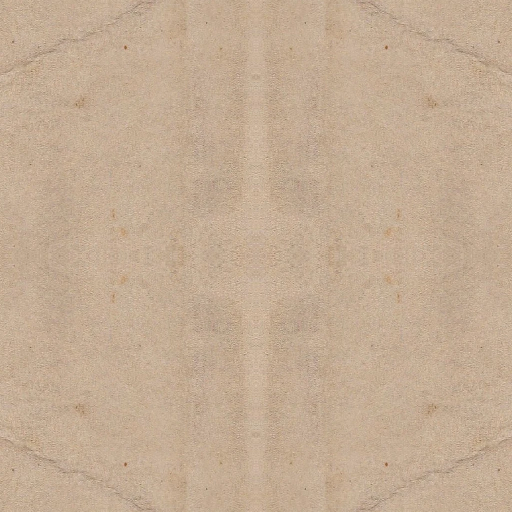
#> input picture voynich-world/journey/tex/vellum_f73v.webp, 1024 x 1024 px (shown at 1/2 size)
$ python -i make_tex.py   (imports and definitions only)
#> lines starting #> are read from the running program, lines starting #| are printed output that depends on the picture
"""Makes the WebP textures and assets.json used by the journey page.   python tools/make_tex.py
Reads ../plants, ../nymphs and ../animals; writes tex/512 and tex/1024 and assets.json.
Nothing is redrawn: edges are trimmed by one pixel (removes the parchment fringe), the colour is spread
outwards under the transparent area (stops pale halos when the picture is shrunk on screen), and the small
figure cut-outs are enlarged with ordinary resampling so their edges are smooth close up."""
import os, json
import numpy as np
from PIL import Image, ImageFilter
HERE = os.path.dirname(os.path.abspath(__file__)); ROOT = os.path.join(HERE, '..')

def clean(im):
    a = im.getchannel('A').filter(ImageFilter.MinFilter(3))                    # trim one pixel off the edge
    rgb = np.asarray(im.convert('RGB')).astype(np.float32); al = (np.asarray(a) > 128)
    cur, known = rgb.copy(), al.copy()
    for _ in range(12):                                                        # spread edge colour outwards
        w = known.astype(np.float32)[..., None]
        s = sum(np.roll(cur * w, d, ax) for ax in (0, 1) for d in (-1, 1)); n = sum(np.roll(w, d, ax) for ax in (0, 1) for d in (-1, 1))
        fill = (~known) & (n[..., 0] > 0)
        cur[fill] = (s / np.maximum(n, 1))[fill]; known |= fill
    cur[~known] = cur[known].mean(0) if known.any() else 200
    out = Image.fromarray(cur.astype(np.uint8)).convert('RGBA'); out.putalpha(a); return out

out = {'plants': [], 'nymphs': [], 'animals': []}
# [15 lines not run here, left out]

>>> import cv2
>>> picture = cv2.imread('../tex/vellum_f73v.webp', cv2.IMREAD_GRAYSCALE)
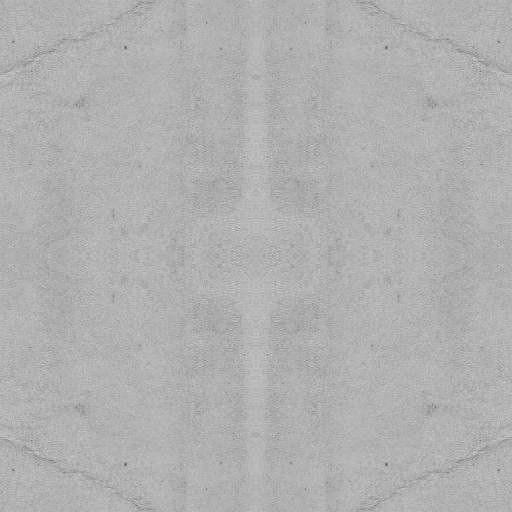
#> picture: shape (1024, 1024) (shown at 1/2 size); min 61, max 244, mean 176.1
#> (the run stopped early here; a loop or call above may not have finished)
